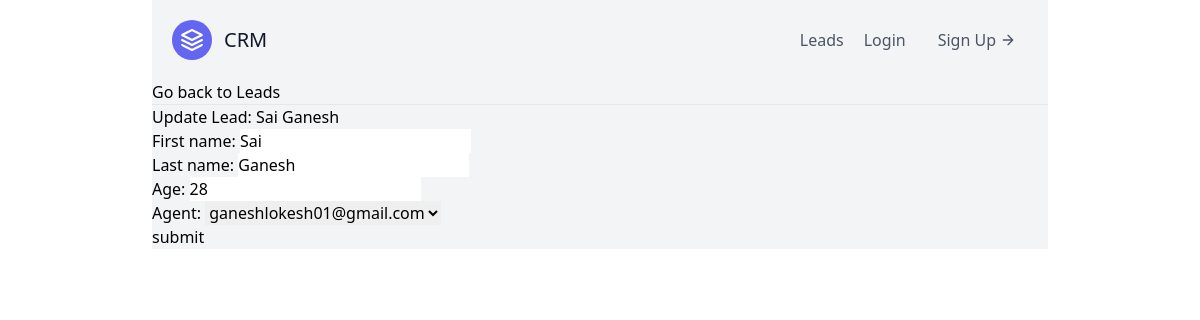
The page /leads/1/update/ on the database as committed earlier.
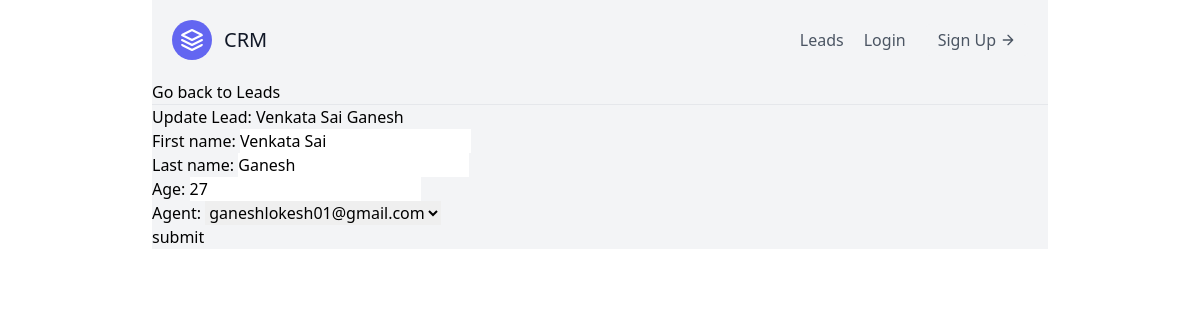
The same page on the database as committed later.
### leads/models.py (models this page shows, shortened)
class LEAD(models.Model):
    first_name = models.CharField(max_length=20)
    last_name = models.CharField(max_length=20)
    age = models.IntegerField(default=0)
    agent = models.ForeignKey("Agent", on_delete=models.CASCADE)

### leads/views.py (the view)
# urls.py: path('<int:pk>/update/', lead_update, name="update-lead"),
def lead_update(request, pk):
    lead = LEAD.objects.get(id=pk)
    form = LeadModelForm(instance=lead)
    if request.method == "POST":
        print("Receiving Post Request")
        form = LeadModelForm(request.POST, instance=lead)
        if form.is_valid():
            form.save()
            return redirect("/leads")
    context = {
        "form": form,
        "lead": lead
    }
    return render(request, "leads/lead_update.html", context)

### leads/forms.py
class LeadModelForm(forms.ModelForm):
    class Meta:
        model = LEAD
        fields = (
            'first_name',
            'last_name',
            'age',
            'agent',
        )

### leads/models.py (called while the page is built)
    def __str__(self) -> str:
        return self.user.email

### templates/leads/lead_update.html (shortened to what this page needs)
{% extends "base.html" %}
{% block content %}
    <a href="{% url 'leads:lead-list' %}">Go back to Leads</a>
    <hr>
    <h1>Update Lead: {{ lead.first_name }} {{ lead.last_name }}</h1>
    <form  method="post">
        {{ form.as_p }}
        <button type="submit">submit</button>
    </form>
{% endblock content %}

Rows that differ between the two databases and show on the page:
changed LEAD "Ganesh": first_name "Sai" → "Venkata Sai"; age "28" → "27"
